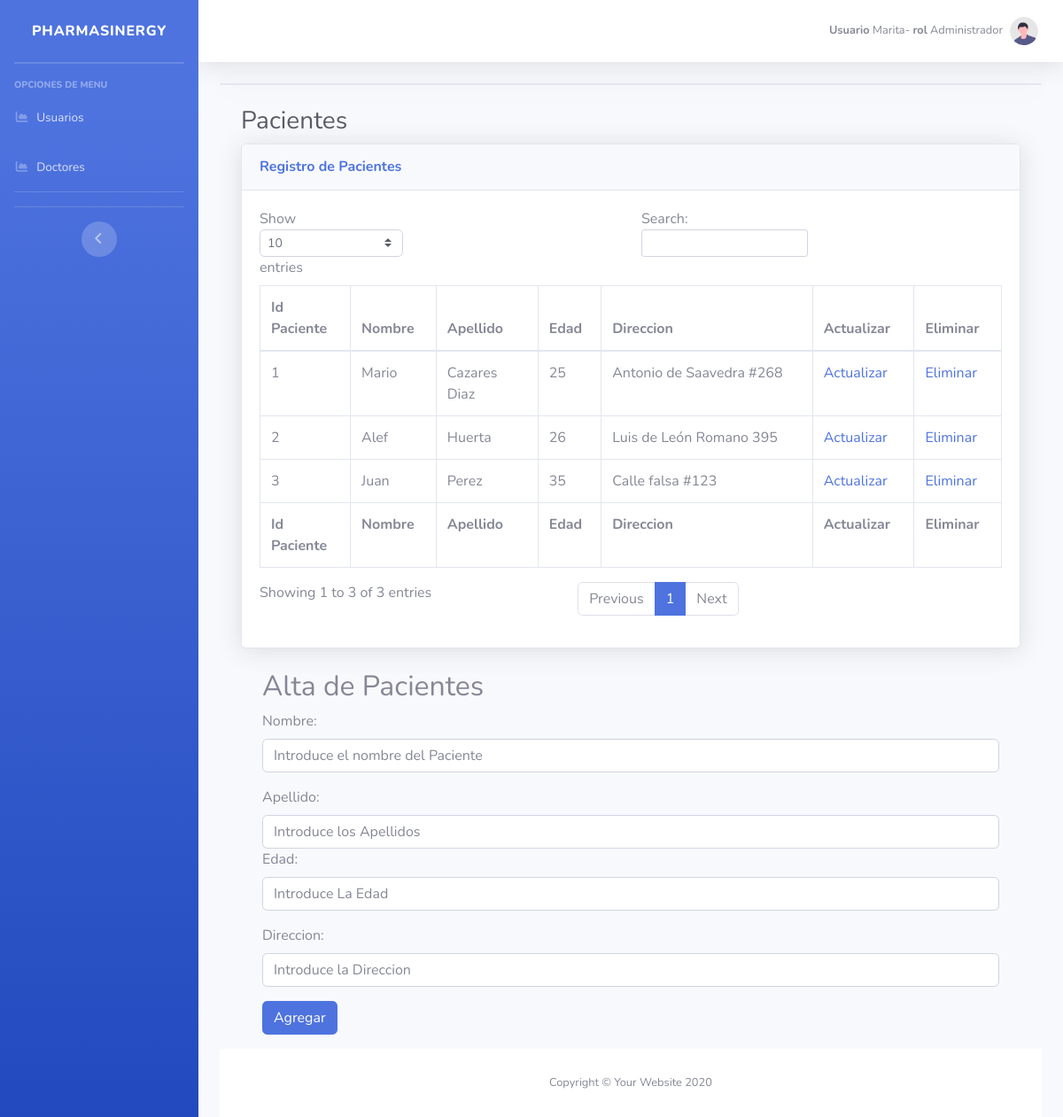
Screenshot of /crudPacientes.php (signed in) with the database file from the repository.
### tables this page shows
CREATE TABLE `paciente` (
  `Id_Paciente` int(11) NOT NULL,
  `Nombre` varchar(50) DEFAULT NULL,
  `Apellidos` varchar(100) DEFAULT NULL,
  `Edad` int(11) DEFAULT NULL,
  `Direccion` varchar(150) DEFAULT NULL
);

### crudPacientes.php (the view, shortened to what this page needs)
<?php
require ('conexion.php');
?>
<!DOCTYPE html>
<html lang="es">
<head>
    <link href="vendor/fontawesome-free/css/all.min.css" rel="stylesheet" type="text/css">
    <link href="css/sb-admin-2.min.css" rel="stylesheet">
</head>
<body id="page-top">
    <div id="wrapper">
         <?php include "barraLateral.php"?>
        <div id="content-wrapper" class="d-flex flex-column">
            <div id="content">
     <?php include "barraNavegacion.php"?>
                <div class="container-fluid">
                 <div class="card shadow mb-4">
                    </div>
                <div class="container-fluid">
                    <h1 class="h3 mb-2 text-gray-800">Pacientes</h1>
                    <div class="card shadow mb-4">
                        <div class="card-header py-3">
                            <h6 class="m-0 font-weight-bold text-primary">Registro de Pacientes</h6>
                        </div>
                        <div class="card-body">
                            <div class="table-responsive">
                                <table class="table table-bordered" id="dataTable" width="100%" cellspacing="0">
                                    <thead>
                                        <tr>
                                          <th>Id Paciente</th>
                                          <th>Nombre</th>
                                          <th>Apellido</th>
                                          <th>Edad</th>
                                          <th>Direccion</th>
                                          <th>Actualizar</th>
                                          <th>Eliminar</th>
                                        </tr>
                                    </thead>
                                    <tfoot>
                                        <tr>
                                          <th>Id Paciente</th>
                                          <th>Nombre</th>
                                          <th>Apellido</th>
                                          <th>Edad</th>
                                          <th>Direccion</th>
                                          <th>Actualizar</th>
                                          <th>Eliminar</th>
                                        </tr>
                                    </tfoot>
                                    <tbody>
                                      <?php
                                      if ($conn->connect_error) {
                                        die("Conexion Fallida: " . $conn->connect_error);
                                      } else {
                                        $sql = "SELECT * FROM Paciente";
                                        $result = $conn->query($sql);
                                        if ($result->num_rows > 0) {
                                          while($row = $result->fetch_assoc()){
                                         ?>
                                        <tr>
                                            <td><?php  echo $row['Id_Paciente'] ?></td>
                                            <td><?php  echo $row['Nombre'] ?></td>
                                            <td><?php  echo $row['Apellidos'] ?></td>
                                            <td><?php  echo $row['Edad'] ?></td>
                                            <td><?php  echo $row['Direccion'] ?></td>
                                            <td><a href="../proyecto/crudPacientes.php?actualizar&id_paciente=<?php echo $row['Id_Paciente'] ?>">Actualizar</a> </td>
                                            <td><a href="../proyecto/crudPacientes.php?id_paciente=<?php echo $row['Id_Paciente'].'&eliminar=1' ?>">Eliminar</a> </td>
                                        </tr>
                                        <?php
                                      }
                                    }
                                  }
                                         ?>
                                    </tbody>
                                </table>
                            </div>
                        </div>
                    </div>
                    <?php include "altaModificacionPaciente.php" ?>
                </div>
            </div>
            <footer class="sticky-footer bg-white">
                <div class="container my-auto">
                    <div class="copyright text-center my-auto">
                        <span>Copyright &copy; Your Website 2020</span>
                    </div>
                </div>
            </footer>
        </div>
    </div>
</body>
</html>

### rows the page displays
paciente: Id_Paciente "1", Nombre "Mario", Apellidos "Cazares Diaz", Edad "25", Direccion "Antonio de Saavedra #268"
paciente: Id_Paciente "2", Nombre "Alef", Apellidos "Huerta", Edad "26", Direccion "Luis de León Romano 395"
paciente: Id_Paciente "3", Nombre "Juan", Apellidos "Perez", Edad "35", Direccion "Calle falsa #123"

### other values shown
$_SESSION['usuarioAutenticado'] "Marita"
$_SESSION['rolUsuario'] "Administrador"
